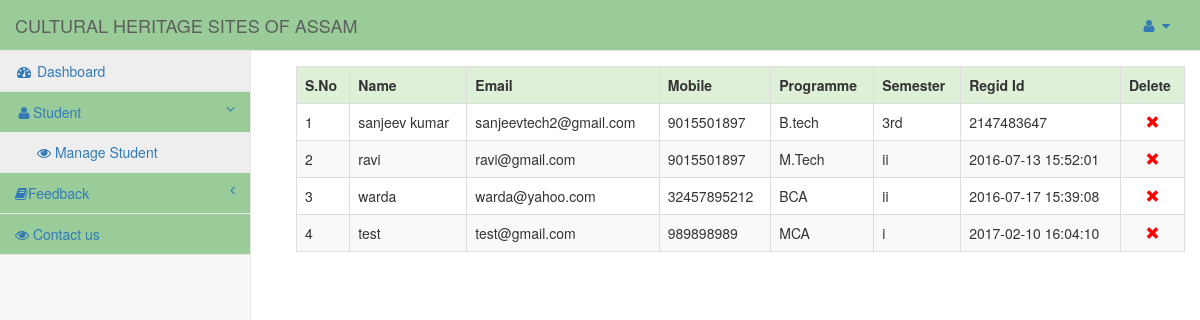
The app's page /admin/dashboard.php?info=display_student (signed in) with its own data.
### tables this page shows
CREATE TABLE IF NOT EXISTS `user` (
  `id` int(11) NOT NULL AUTO_INCREMENT,
  `name` char(40) NOT NULL,
  `email` varchar(40) NOT NULL,
  `pass` varchar(40) NOT NULL,
  `mobile` bigint(11) NOT NULL,
  `programme` varchar(20) NOT NULL,
  `semester` varchar(10) NOT NULL,
  `gender` varchar(40) NOT NULL,
  `hobbies` varchar(40) NOT NULL,
  `image` varchar(50) NOT NULL,
  `dob` date NOT NULL,
  `regid` varchar(20) NOT NULL,
  PRIMARY KEY (`id`),
  UNIQUE KEY `email` (`email`),
  FULLTEXT KEY `name` (`name`)
);

### admin/display_student.php (the view, shortened to what this page needs)
<?php
	echo "<table class='table table-responsive table-bordered table-striped table-hover' style=margin:15px;>";
	echo "<tr class='success'>";
	echo "<th>S.No</th>";
	echo "<th>Name</th>";
	echo "<th>Email</th>";
	echo "<th>Mobile</th>";
	echo "<th>Programme</th>";
	echo "<th>Semester</th>";
	echo "<th>Regid Id</th>";
	echo "<th>Delete</th>";
	echo "</tr>";
	$i=1;
	$que=mysqli_query($conn,"select * from user");
	while($row=mysqli_fetch_array($que))
	{
		echo "<tr>";
		echo "<td>".$i."</td>";
		echo "<td>".$row['name']."</td>";
		echo "<td>".$row['email']."</td>";
		echo "<td>".$row['mobile']."</td>";
		echo "<td>".$row['programme']."</td>";
		echo "<td>".$row['semester']."</td>";
		echo "<td>".$row['regid']."</td>";
		echo "<td class='text-center'><a href='#' onclick='deletes($row[id])'><span class='glyphicon glyphicon-remove' style=color:red;></span></a></td>";
		echo "</tr>";
		$i++;
	}
?>

### admin/dashboard.php (shortened to what this page needs)
<?php
include('../dbconfig.php');
?>
<!DOCTYPE html>
<html lang="en">
<head>
    <link href="../css/bootstrap.min.css" rel="stylesheet">
    <link href="../css/metisMenu.min.css" rel="stylesheet">
    <link href="../css/sb-admin-2.css" rel="stylesheet">
    <link href="../css/font-awesome.min.css" rel="stylesheet" type="text/css">
</head>
<body>
    <div id="wrapper">
        <nav class="navbar navbar-default navbar-static-top" role="navigation" style="margin-bottom: 0">
            <div class="navbar-header">
                <a class="navbar-brand" href="dashboard.php">CULTURAL HERITAGE SITES OF ASSAM</a>
            </div>
            <ul class="nav navbar-top-links navbar-right">
                <li class="dropdown">
                    <a class="dropdown-toggle" data-toggle="dropdown" href="#">
                        <i class="fa fa-user fa-fw"></i>  <i class="fa fa-caret-down"></i>
                    </a>
                </li>
            </ul>
            <div class="navbar-default sidebar" role="navigation">
                <div class="sidebar-nav navbar-collapse">
                    <ul class="nav" id="side-menu">
                        <li>
                            <a href="dashboard.php"><i class="fa fa-dashboard fa-fw"></i> Dashboard</a>
                        </li>
						<li>
                            <a href="#"><i class="fa fa-user fa-fw"></i>Student<span class="fa arrow"></span></a>
                            <ul class="nav nav-second-level">
								 <li>
                                    <a href="dashboard.php?info=display_student"><i class="fa fa-eye"></i> Manage Student</a>
                                </li>
							</ul>
                        </li>
		<li>
         <a href="#"><i class="fa fa-user fa-book"></i>Feedback<span class="fa arrow"></span></a>
                        </li>
		<li>
			<a href="dashboard.php?info=contact"><i class="fa fa-eye"></i> Contact us</a>
		</li>
                    </ul>
                </div>
            </div>
        </nav>
        <div id="page-wrapper">
            <div class="row">
                <div class="col-lg-12">
                	<?php
								@$info=$_GET['info'];
								if($info!="")
								{
									if($info=="add_faculty")
										{
											include('add_faculty.php');
										}
									elseif($info=="show_faculty")
										{
											include('show_faculty.php');
										}
									elseif($info=="edit_faculty")
										{
											include('edit_faculty.php');
										}
									elseif($info=="display_student")
										{
											include('display_student.php');
										}
									elseif($info=="contact")
										{
											include('contact.php');
										}
									elseif($info=="feedback")
										{
											include('feedback.php');
										}
										elseif($info=="feedback_average")
										{
											include('feedback_average.php');
										}
										else if($info=="update_password")
										{
										include('update_password.php');
										}
								}
								else
								{
								include('dashboard_home.php');
								}
							?>
				</div>
            </div>
        </div>
    </div>
</body>
</html>

### css/sb-admin-2.css (style rules this page uses)
body { background-color: #f8f8f8; }
#wrapper { width: 100%; }
#page-wrapper { padding: 0 15px; min-height: 568px; background-color: #fff; }
@media (min-width:768px) { #page-wrapper { position: inherit; margin: 0 0 0 250px; padding: 0 30px; border-left: 1px solid #e7e7e7; } }
.navbar-top-links { margin-right: 0; }
.navbar-top-links li { display: inline-block; }
.navbar-top-links li:last-child { margin-right: 15px; }
.navbar-top-links li a { padding: 15px; min-height: 50px; }
.sidebar .sidebar-nav.navbar-collapse { padding-right: 0; padding-left: 0; }
.sidebar ul li { border-bottom: 1px solid #e7e7e7; }
.sidebar ul li a.active { background-color: #eee; }
.sidebar .arrow { float: right; }
.sidebar .fa.arrow:before { content: "\f104"; }
.sidebar .active>a>.fa.arrow:before { content: "\f107"; }
.sidebar .nav-second-level li, .sidebar .nav-third-level li { border-bottom: 0!important; }
.sidebar .nav-second-level li a { padding-left: 37px; }
@media (min-width:768px) { .sidebar { z-index: 1; position: absolute; width: 250px; margin-top: 51px; } }

### records on screen
user: name "sanjeev kumar", email "sanjeevtech2@gmail.com", mobile "9015501897", programme "B.tech", semester "3rd", regid "2147483647"
user: name "ravi", email "ravi@gmail.com", mobile "9015501897", programme "M.Tech", semester "ii", regid "2016-07-13 15:52:01"
user: name "warda", email "warda@yahoo.com", mobile "32457895212", programme "BCA", semester "ii", regid "2016-07-17 15:39:08"
user: name "test", email "test@gmail.com", mobile "989898989", programme "MCA", semester "i", regid "2017-02-10 16:04:10"
